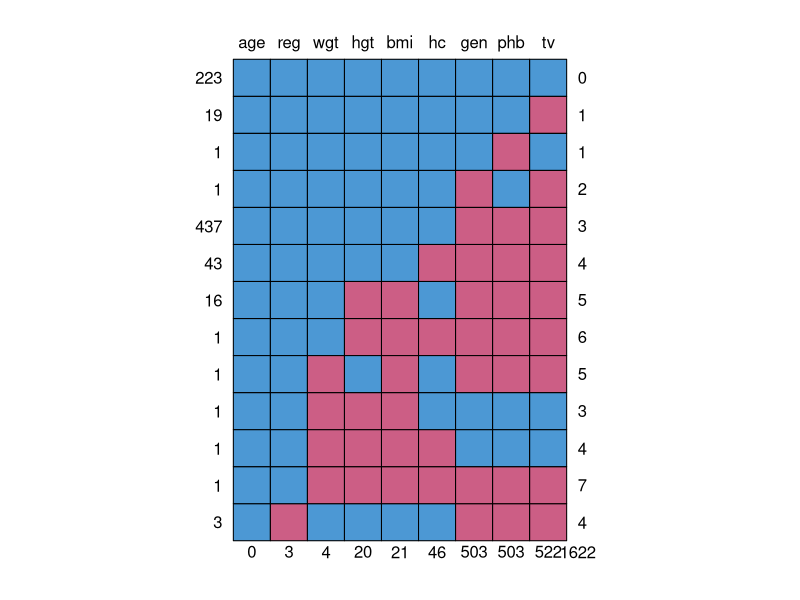
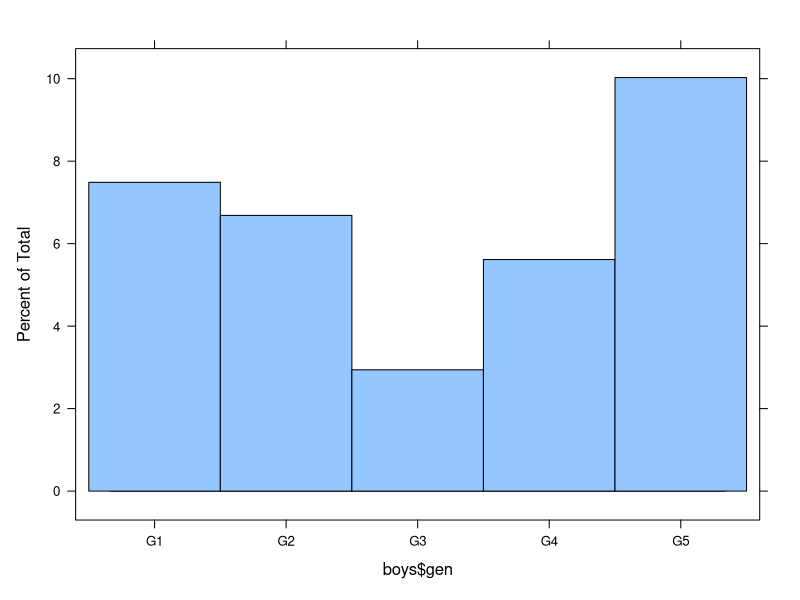
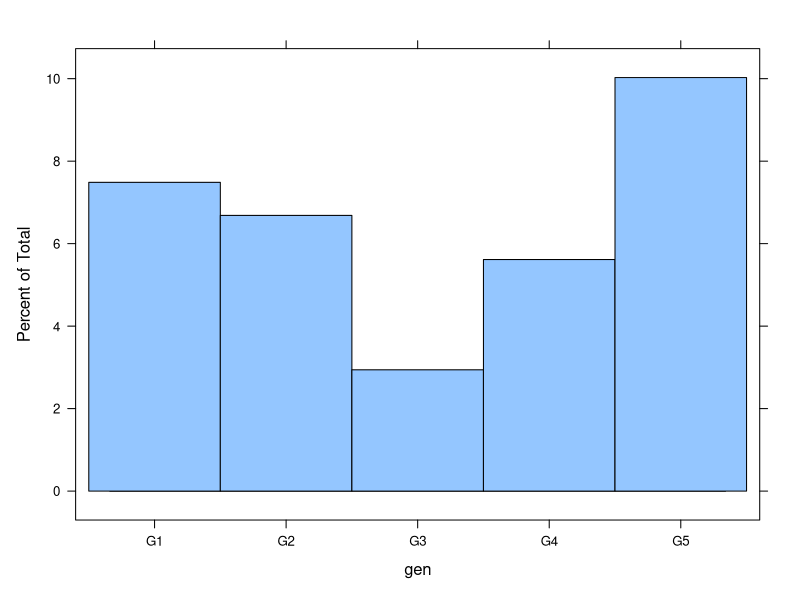
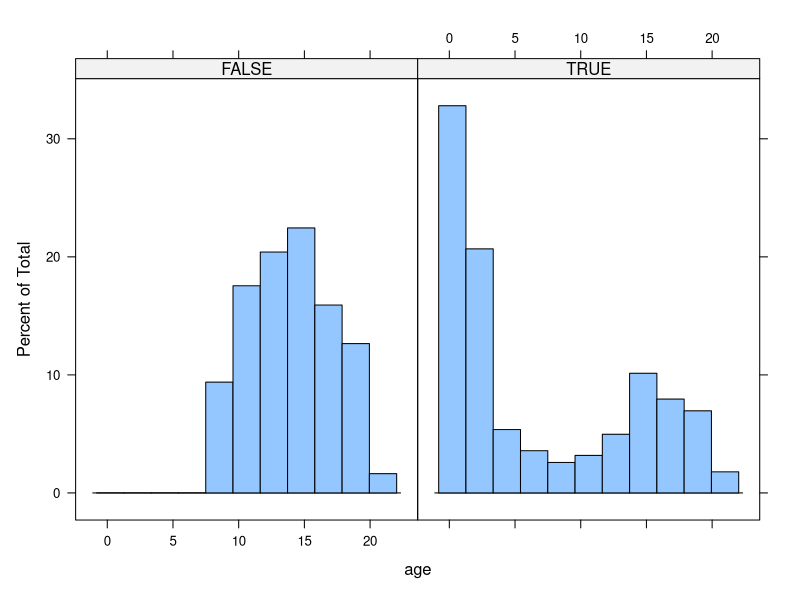
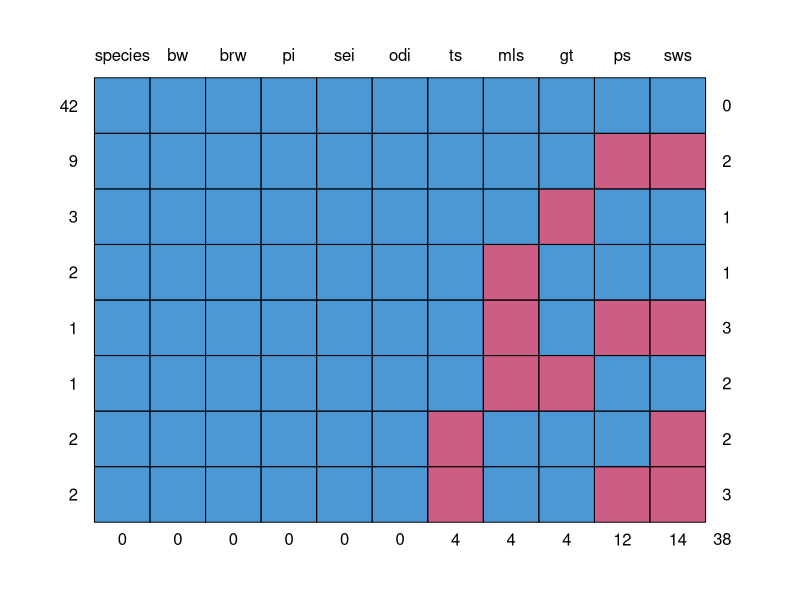
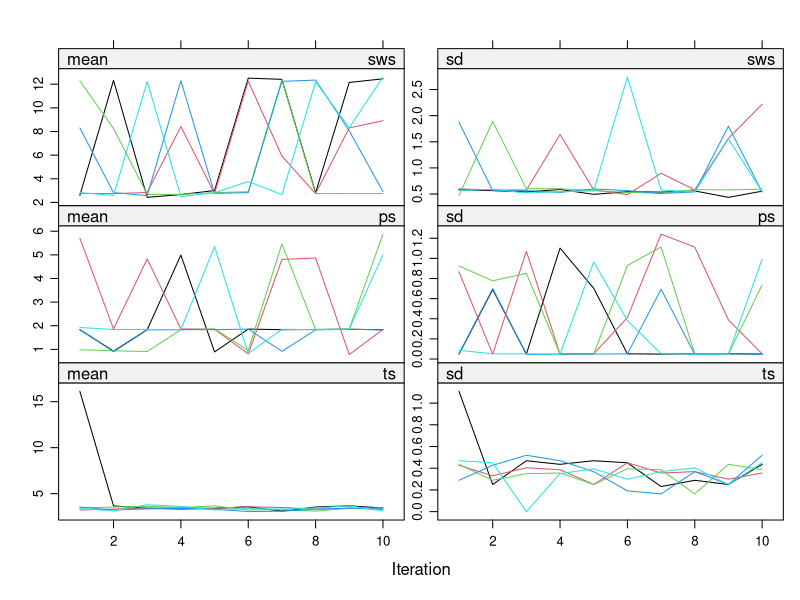
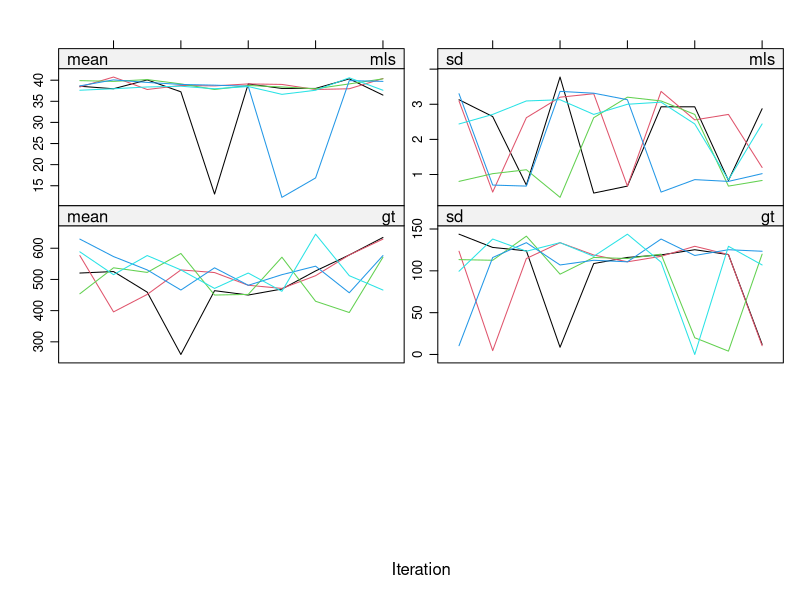
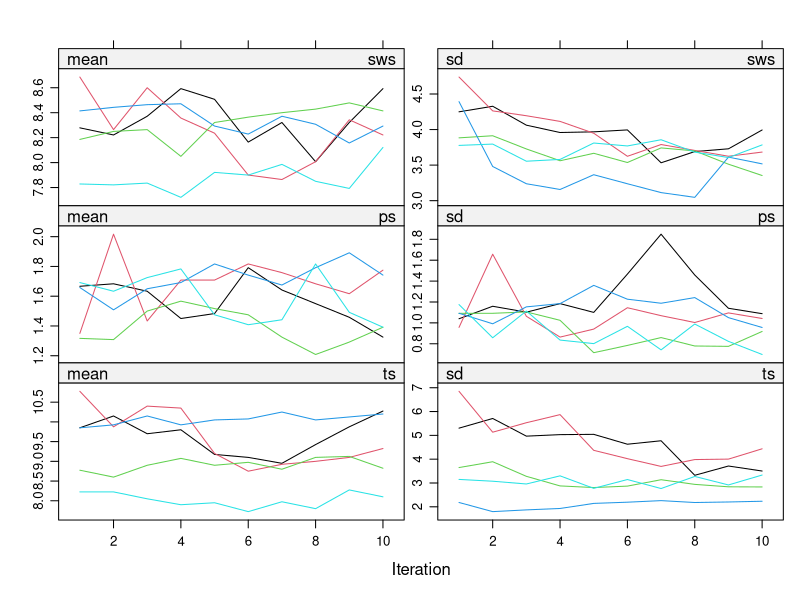

R code for these plots, in order:
## ---- chunk 1
library(mice) # Data imputation
library(dplyr) # Data manipulation
library(lattice) # Plotting device
set.seed(123)
## ---- chunk 2
help(boys)
?boys
## ---- chunk 3
head(boys, n = 10)
## ---- chunk 4
tail(boys, n = 10)
## ---- chunk 5
!is.unsorted(boys$age)
## ---- chunk 6
dim(boys)
## ---- chunk 7
summary(boys)
## ---- chunk 8
md.pattern(boys)
## ---- chunk 9
mpat <- md.pattern(boys, plot = FALSE)
sum(mpat[, "gen"] == 0)
## ---- chunk 10
R <- is.na(boys$gen) 
head(R, n = 100)
tail(R, n = 100)
length(R)
## ---- chunk 11
histogram(boys$gen)
## ---- chunk 12
histogram(~ gen, data = boys)
## ---- chunk 13
histogram(~ age | R, data=boys)
## ---- chunk 14
imp <- mice(boys, print=FALSE)
## ---- chunk 15
summary(boys)
summary(complete(imp))
## ---- chunk 16
imp %>%
  with(summary(tv)) %>%
  summary()
## ---- chunk 17
imp %>%
  with(mean(tv)) %>%
  summary()
## ---- chunk 18
help(mammalsleep)
## ---- chunk 19
head(mammalsleep)
summary(mammalsleep)
str(mammalsleep)
## ---- chunk 20
md.pattern(mammalsleep)
## ---- chunk 21
imp1 <- mice(mammalsleep, maxit = 10, print=F)
## ---- chunk 22
plot(imp1)
## ---- chunk 23
fit1 <- with(imp1, lm(sws ~ log10(bw) + odi))
## ---- chunk 24
est1 <- pool(fit1)
est1
summary(est1)
## ---- chunk 25
imp2 <- mice(mammalsleep[ , -1], maxit = 10, print = F)
## ---- chunk 26
fit2 <- with(imp2, lm(sws ~ log10(bw) + odi))
est2 <- pool(fit2)
est2
summary(est2)
## ---- chunk 27
plot(imp2)
